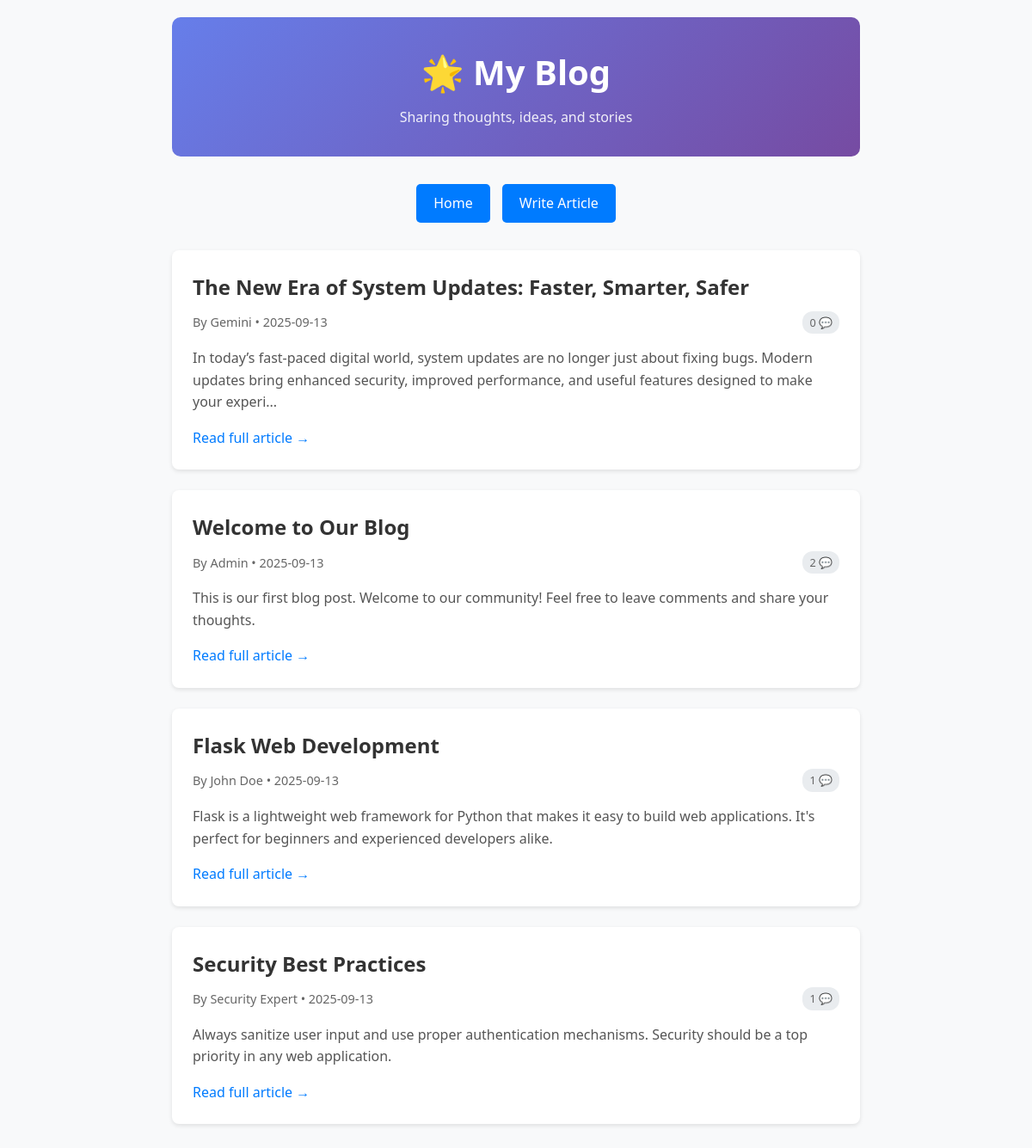
Before: / with the older database file.
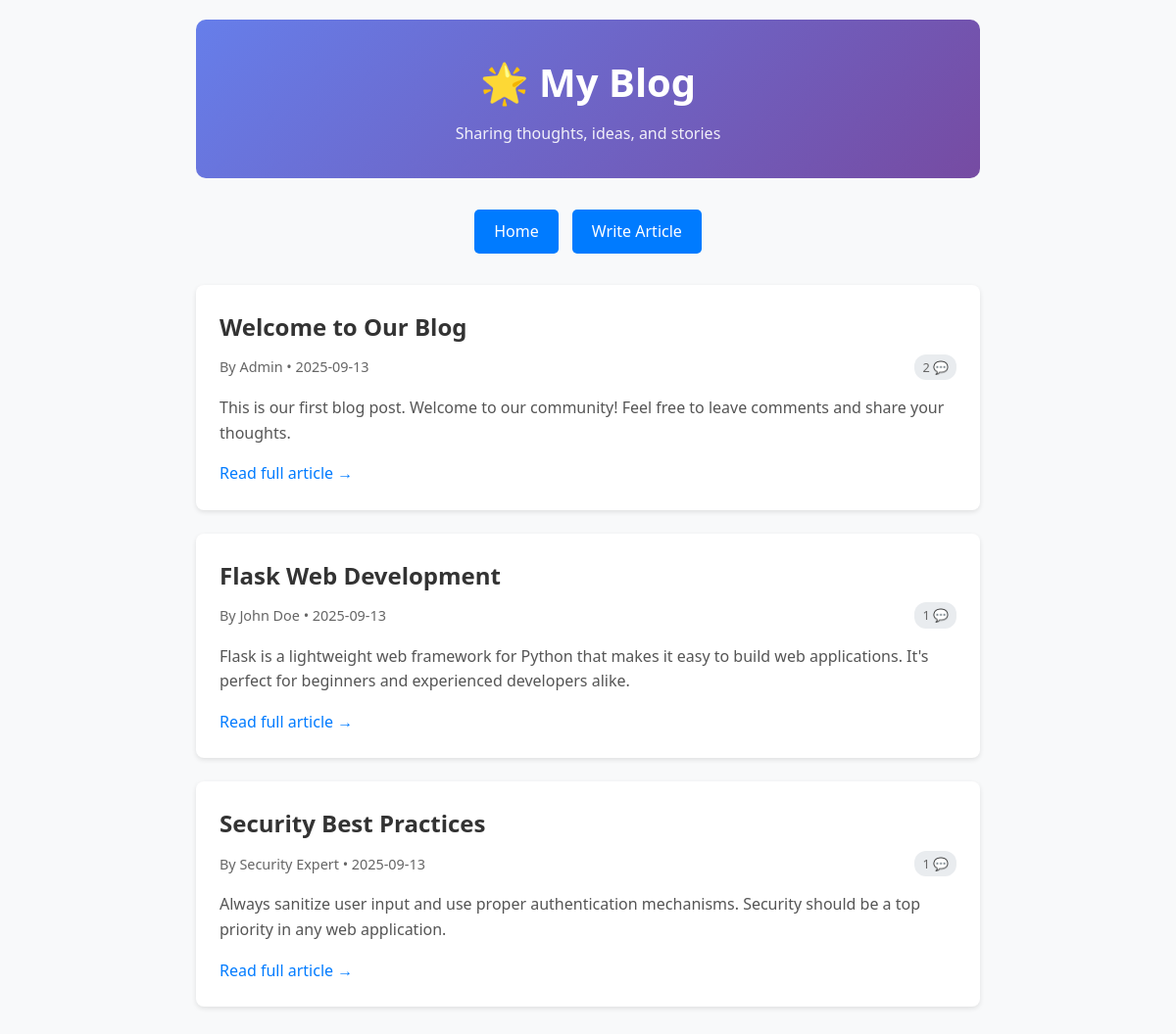
After: the same page with the newer database file.
### tables this page shows
CREATE TABLE articles (
            id INTEGER PRIMARY KEY AUTOINCREMENT,
            title TEXT NOT NULL,
            content TEXT NOT NULL,
            author TEXT NOT NULL,
            created_at TIMESTAMP DEFAULT CURRENT_TIMESTAMP
        );

### app.py (the view)
@app.route('/')
def index():
    ensure_db_exists()
    conn = get_db_connection()
    articles = conn.execute('SELECT * FROM articles ORDER BY created_at DESC').fetchall()
    articles_with_counts = []
    for article in articles:
        comment_count = conn.execute(
            'SELECT COUNT(*) FROM comments WHERE article_id = ?',
            (article['id'],)
        ).fetchone()[0]
        article_dict = dict(article)
        article_dict['comment_count'] = comment_count
        articles_with_counts.append(article_dict)
    conn.close()
    return render_template('index.html', articles=articles_with_counts)

### app.py (called while the page is built)
def get_db_connection():
    conn = sqlite3.connect('blog.db')
    conn.row_factory = sqlite3.Row
    return conn

def ensure_db_exists():
    if not os.path.exists('blog.db'):
        init_db()
        return
    try:
        conn = get_db_connection()
        conn.execute('SELECT id, title, content, author, created_at FROM articles LIMIT 1')
        conn.execute('SELECT id, article_id, author, content, created_at FROM comments LIMIT 1')
        conn.close()
    except sqlite3.OperationalError:
        init_db()

### templates/index.html (shortened to what this page needs)
<!DOCTYPE html>
<html lang="en">
<head>
</head>
<body>
    <div class="header">
        <h1>🌟 My Blog</h1>
        <p>Sharing thoughts, ideas, and stories</p>
    </div>
    <nav class="nav">
        <a href="/">Home</a>
        <a href="/create">Write Article</a>
    </nav>
    <main>
        {% if articles %}
            {% for article in articles %}
                <article class="article-card">
                    <h2 class="article-title">
                        <a href="{{ url_for('post', post_id=article.id) }}">{{ article.title }}</a>
                    </h2>
                    <div class="article-meta">
                        <span>By {{ article.author }} • {{ article.created_at[:10] }}</span>
                        <span class="comment-count">{{ article.comment_count }} 💬</span>
                    </div>
                    <div class="article-preview">
                        {{ article.content[:200] }}{% if article.content|length > 200 %}...{% endif %}
                    </div>
                    <a href="{{ url_for('post', post_id=article.id) }}" class="read-more">Read full article →</a>
                </article>
            {% endfor %}
        {% else %}
            <div class="no-articles">
                <h3>No articles yet</h3>
                <p>Be the first to write an article!</p>
                <a href="/create" class="read-more">Create your first article</a>
            </div>
        {% endif %}
    </main>
</body>
</html>

### templates/index.html (style rules this page uses)
body { font-family: 'Segoe UI', Tahoma, Geneva, Verdana, sans-serif; max-width: 800px; margin: 0 auto; padding: 20px; line-height: 1.6; background-color: #f8f9fa; }
.header { background: linear-gradient(135deg, #667eea 0%, #764ba2 100%); color: white; padding: 2rem; border-radius: 10px; margin-bottom: 2rem; text-align: center; }
.header h1 { margin: 0; font-size: 2.5rem; }
.header p { margin: 0.5rem 0 0 0; opacity: 0.9; }
.nav { margin-bottom: 2rem; text-align: center; }
.nav a { display: inline-block; background: #007bff; color: white; text-decoration: none; padding: 10px 20px; border-radius: 5px; margin: 0 5px; transition: background-color 0.3s; }
.article-card { background: white; border-radius: 8px; padding: 1.5rem; margin-bottom: 1.5rem; box-shadow: 0 2px 5px rgba(0,0,0,0.1); transition: transform 0.2s, box-shadow 0.2s; }
.article-title { margin: 0 0 0.5rem 0; color: #333; }
.article-title a { color: #333; text-decoration: none; }
.article-meta { color: #666; font-size: 0.9rem; margin-bottom: 1rem; display: flex; justify-content: space-between; align-items: center; }
.comment-count { background: #e9ecef; padding: 3px 8px; border-radius: 12px; font-size: 0.8rem; }
.article-preview { color: #555; margin-bottom: 1rem; }
.read-more { color: #007bff; text-decoration: none; font-weight: 500; }

Changed rows visible on the page:
removed articles: title "The New Era of System Updates: Faster, Smarter, Safer", author "Gemini", created_at "2025-09-13", comment_count "0", content "In today’s fast-paced digital world, system updates are no longer just about fixing bugs. Modern updates bring enhanced security, improved performance, and useful features designed to make your experi"
